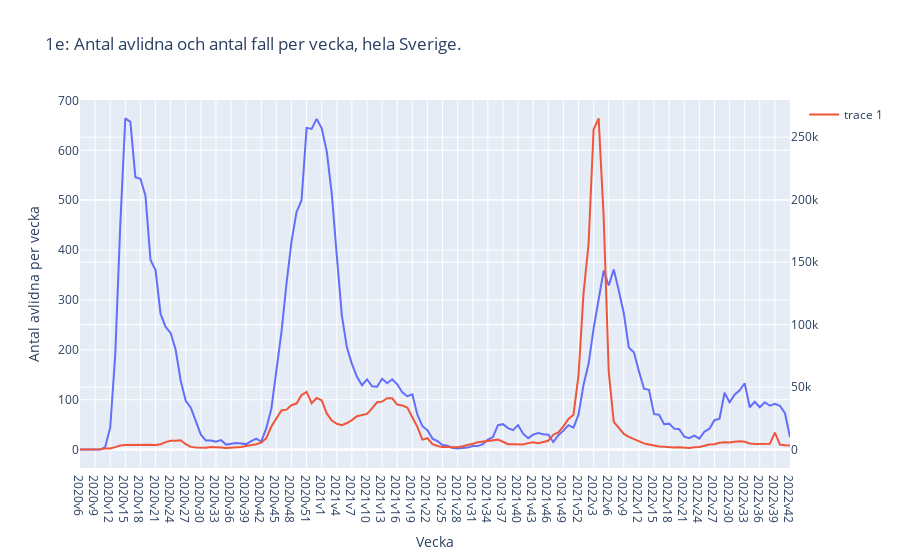

The code cell stored with this chart in its notebook:
### Code cell
# 1e Plotly Express:
x=covid['Vecka']
y1=covid['Antal avlidna per vecka']
y2=covid['Antal fall per vecka']

fig = px.line(covid, x=x, y=y1, title='1e: Antal avlidna och antal fall per vecka, hela Sverige.')
fig.add_scatter(x=x, y=y2, yaxis='y2', mode='lines')
fig.update_layout(yaxis2=dict(overlaying="y", side="right"))
fig.show()
fig.write_html('Visualiseringar/1e_antal_avlidna_o_fall_per_vecka.html')

### Figure 1 — Plotly figure (JSON) as saved in the notebook; plotly's stock layout.template omitted (floating-point values rounded to 4 significant figures; data arrays with more than 128 entries replaced by an {"elided": "..."} marker saying what was removed)
{"data": [{"hovertemplate": "Vecka=%{x}<br>Antal avlidna per vecka=%{y}<extra></extra>", "legendgroup": "", "line": {"color": "#636efa", "dash": "solid"}, "marker": {"symbol": "circle"}, "mode": "lines", "name": "", "orientation": "v", "showlegend": false, "type": "scatter", "x": {"elided": "142 str values"}, "xaxis": "x", "y": {"elided": "142 int values"}, "yaxis": "y"}, {"mode": "lines", "type": "scatter", "x": {"elided": "142 str values"}, "y": {"elided": "142 int values"}, "yaxis": "y2"}], "layout": {"legend": {"tracegroupgap": 0}, "title": {"text": "1e: Antal avlidna och antal fall per vecka, hela Sverige."}, "xaxis": {"anchor": "y", "domain": [0, 1], "title": {"text": "Vecka"}}, "yaxis": {"anchor": "x", "domain": [0, 1], "title": {"text": "Antal avlidna per vecka"}}, "yaxis2": {"overlaying": "y", "side": "right"}}}
